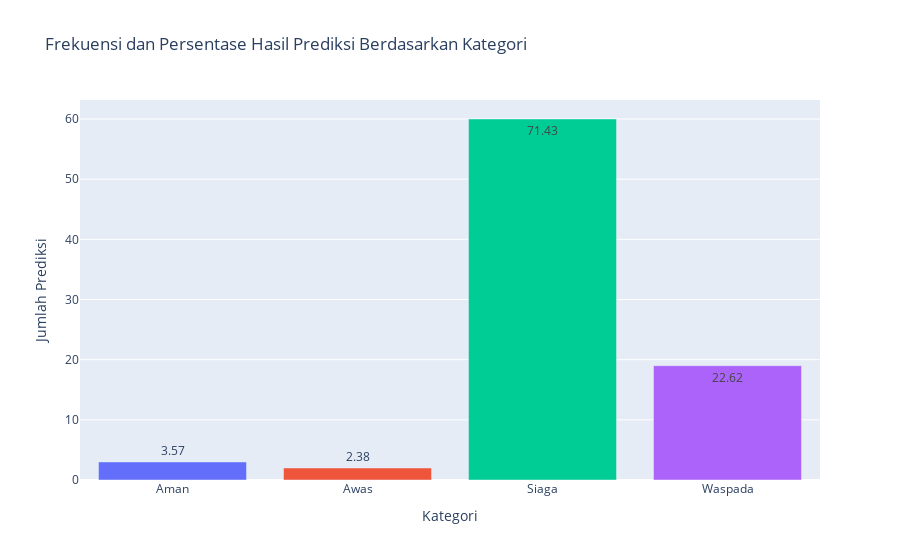

Notebook code cell kept with this figure:
### Code cell
# Hitung frekuensi prediksi berdasarkan kategori
frekuensi_prediksi = pd.Series(y_pred_labels).value_counts().sort_index()

# Hitung persentase masing-masing kategori dan bulatkan menjadi dua desimal
persentase_prediksi = ((frekuensi_prediksi / len(y_pred_labels)) * 100).round(2)

# Buat dataframe untuk menampilkan jumlah dan persentase
prediksi_summary = pd.DataFrame({
    'Kategori': frekuensi_prediksi.index,
    'Jumlah': frekuensi_prediksi.values,
    'Persentase (%)': persentase_prediksi.values
})

# Tampilkan tabel
print(prediksi_summary)

# Warna untuk setiap kategori
colors = ['#636EFA', '#EF553B', '#00CC96', '#AB63FA']

# Visualisasi frekuensi prediksi dengan Plotly
bar_frekuensi = go.Figure([go.Bar(x=prediksi_summary['Kategori'], 
                                  y=prediksi_summary['Jumlah'], 
                                  text=prediksi_summary['Persentase (%)'], 
                                  textposition='auto', 
                                  marker_color=colors)])

bar_frekuensi.update_layout(title='Frekuensi dan Persentase Hasil Prediksi Berdasarkan Kategori', 
                            xaxis_title='Kategori', 
                            yaxis_title='Jumlah Prediksi')

# Tampilkan grafik batang
bar_frekuensi.show()

### Figure 1 — Plotly figure (JSON) as saved in the notebook; plotly's stock layout.template omitted (floating-point values rounded to 4 significant figures)
{"data": [{"marker": {"color": ["#636EFA", "#EF553B", "#00CC96", "#AB63FA"]}, "text": [3.57, 2.38, 71.43, 22.62], "textposition": "auto", "type": "bar", "x": ["Aman", "Awas", "Siaga", "Waspada"], "y": [3, 2, 60, 19]}], "layout": {"title": {"text": "Frekuensi dan Persentase Hasil Prediksi Berdasarkan Kategori"}, "xaxis": {"title": {"text": "Kategori"}}, "yaxis": {"title": {"text": "Jumlah Prediksi"}}}}
